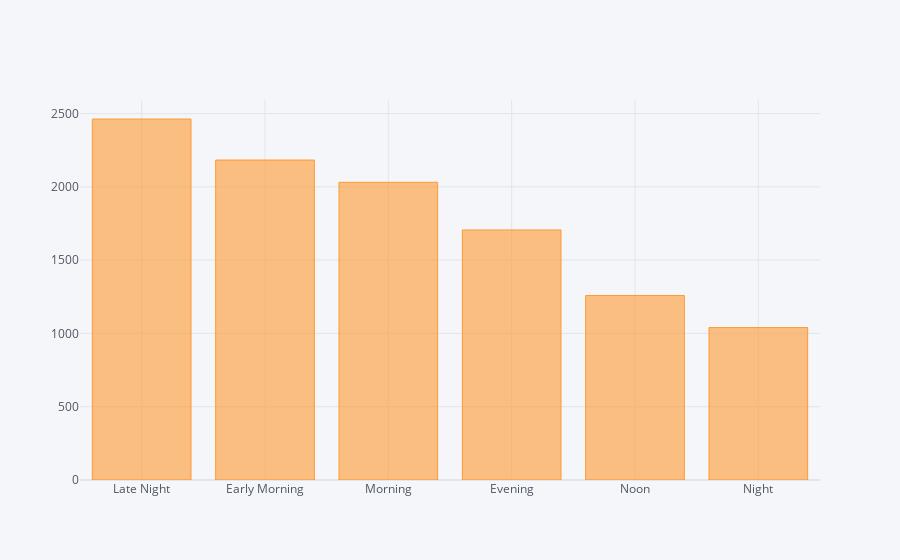

The notebook cell this image was saved under:
### Code cell
data['Dep_Time_hour'].apply(flight_dep_time).value_counts().iplot(kind = "bar")

### Figure 1 — Plotly figure (JSON) as saved in the notebook; plotly's stock layout.template omitted (floating-point values rounded to 4 significant figures)
{"data": [{"marker": {"color": "rgba(255, 153, 51, 0.6)", "line": {"color": "rgba(255, 153, 51, 1.0)", "width": 1}}, "name": "Dep_Time_hour", "orientation": "v", "text": "", "type": "bar", "x": ["Late Night", "Early Morning", "Morning", "Evening", "Noon", "Night"], "y": [2463, 2183, 2031, 1706, 1259, 1040]}], "layout": {"legend": {"bgcolor": "#F5F6F9", "font": {"color": "#4D5663"}}, "paper_bgcolor": "#F5F6F9", "plot_bgcolor": "#F5F6F9", "title": {"font": {"color": "#4D5663"}}, "xaxis": {"gridcolor": "#E1E5ED", "showgrid": true, "tickfont": {"color": "#4D5663"}, "title": {"font": {"color": "#4D5663"}, "text": ""}, "zerolinecolor": "#E1E5ED"}, "yaxis": {"gridcolor": "#E1E5ED", "showgrid": true, "tickfont": {"color": "#4D5663"}, "title": {"font": {"color": "#4D5663"}, "text": ""}, "zerolinecolor": "#E1E5ED"}}}
